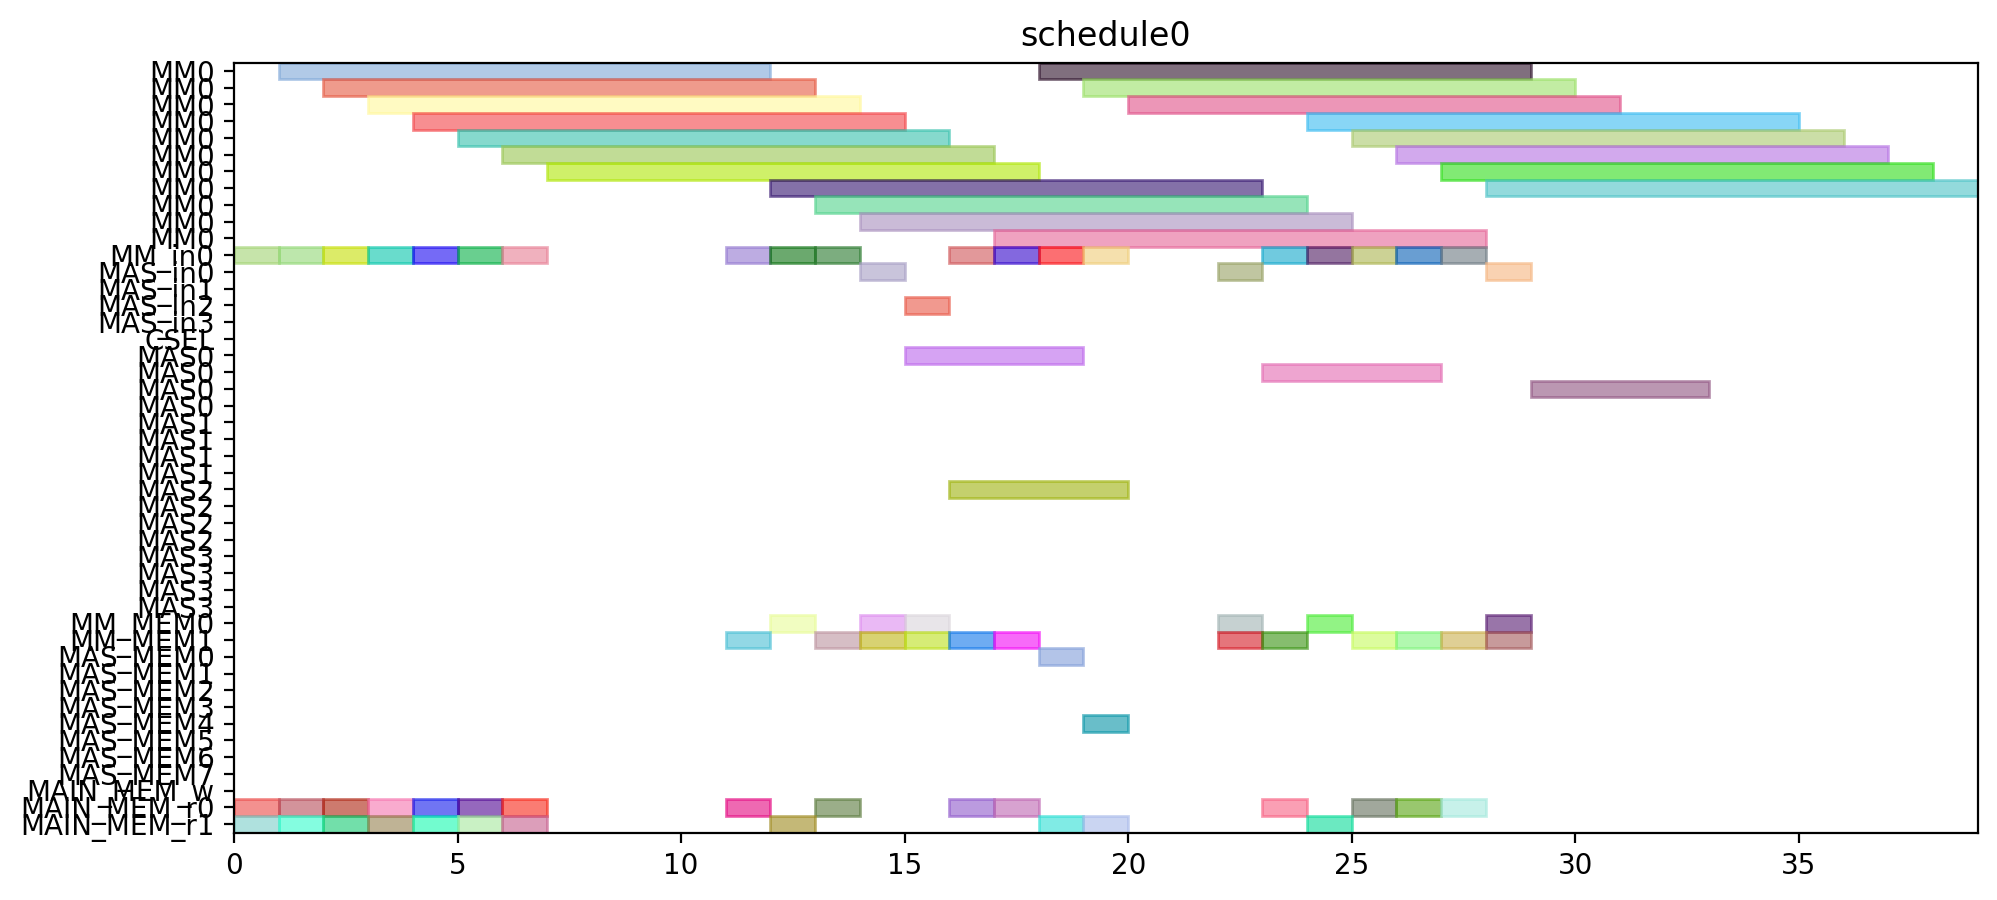

Write Python code to recreate this figure.
from pyschedule import Scenario, solvers, plotters, alt


def solve():
	horizon = 120
	S = Scenario("schedule0", horizon=horizon)

	# resource
	MM = S.Resources('MM', num=1, size=11)
	MM_in = S.Resources('MM_in', num=1)
	MAS_in = S.Resources('MAS_in', num=4)
	CSEL = S.Resource('CSEL')
	MAS = S.Resources('MAS', num=4, size=4, periods=range(1, horizon))
	MM_MEM = S.Resources('MM_MEM', num=2)
	MAS_MEM = S.Resources('MAS_MEM', num=8)
	MAIN_MEM_w = S.Resource('MAIN_MEM_w', size=1)
	MAIN_MEM_r = S.Resources('MAIN_MEM_r', num=2)

	# result of previous scheduling

	# new tasks
	Z_exp2 = S.Task('Z_exp2', length=11, delay_cost=1)
	Z_exp2 += alt(MM)
	Z_exp2_in = S.Task('Z_exp2_in', length=1, delay_cost=1)
	Z_exp2_in += alt(MM_in)
	S += Z_exp2_in*MM_in[0]<=Z_exp2*MM[0]
	Z_exp2_mem0 = S.Task('Z_exp2_mem0', length=1, delay_cost=1)
	Z_exp2_mem0 += MAIN_MEM_r[0]
	S += Z_exp2_mem0 <= Z_exp2

	Z_exp2_mem1 = S.Task('Z_exp2_mem1', length=1, delay_cost=1)
	Z_exp2_mem1 += MAIN_MEM_r[1]
	S += Z_exp2_mem1 <= Z_exp2

	NX0 = S.Task('NX0', length=11, delay_cost=1)
	NX0 += alt(MM)
	NX0_in = S.Task('NX0_in', length=1, delay_cost=1)
	NX0_in += alt(MM_in)
	S += NX0_in*MM_in[0]<=NX0*MM[0]
	NX0_mem0 = S.Task('NX0_mem0', length=1, delay_cost=1)
	NX0_mem0 += MAIN_MEM_r[0]
	S += NX0_mem0 <= NX0

	NX0_mem1 = S.Task('NX0_mem1', length=1, delay_cost=1)
	NX0_mem1 += MAIN_MEM_r[1]
	S += NX0_mem1 <= NX0

	k0_10_Z1 = S.Task('k0_10_Z1', length=11, delay_cost=1)
	k0_10_Z1 += alt(MM)
	k0_10_Z1_in = S.Task('k0_10_Z1_in', length=1, delay_cost=1)
	k0_10_Z1_in += alt(MM_in)
	S += k0_10_Z1_in*MM_in[0]<=k0_10_Z1*MM[0]
	k0_10_Z1_mem0 = S.Task('k0_10_Z1_mem0', length=1, delay_cost=1)
	k0_10_Z1_mem0 += MAIN_MEM_r[0]
	S += k0_10_Z1_mem0 <= k0_10_Z1

	k0_10_Z1_mem1 = S.Task('k0_10_Z1_mem1', length=1, delay_cost=1)
	k0_10_Z1_mem1 += MAIN_MEM_r[1]
	S += k0_10_Z1_mem1 <= k0_10_Z1

	DX0 = S.Task('DX0', length=11, delay_cost=1)
	DX0 += alt(MM)
	DX0_in = S.Task('DX0_in', length=1, delay_cost=1)
	DX0_in += alt(MM_in)
	S += DX0_in*MM_in[0]<=DX0*MM[0]
	DX0_mem0 = S.Task('DX0_mem0', length=1, delay_cost=1)
	DX0_mem0 += MAIN_MEM_r[0]
	S += DX0_mem0 <= DX0

	DX0_mem1 = S.Task('DX0_mem1', length=1, delay_cost=1)
	DX0_mem1 += MAIN_MEM_r[1]
	S += DX0_mem1 <= DX0

	NY0 = S.Task('NY0', length=11, delay_cost=1)
	NY0 += alt(MM)
	NY0_in = S.Task('NY0_in', length=1, delay_cost=1)
	NY0_in += alt(MM_in)
	S += NY0_in*MM_in[0]<=NY0*MM[0]
	NY0_mem0 = S.Task('NY0_mem0', length=1, delay_cost=1)
	NY0_mem0 += MAIN_MEM_r[0]
	S += NY0_mem0 <= NY0

	NY0_mem1 = S.Task('NY0_mem1', length=1, delay_cost=1)
	NY0_mem1 += MAIN_MEM_r[1]
	S += NY0_mem1 <= NY0

	k2_14_Z1 = S.Task('k2_14_Z1', length=11, delay_cost=1)
	k2_14_Z1 += alt(MM)
	k2_14_Z1_in = S.Task('k2_14_Z1_in', length=1, delay_cost=1)
	k2_14_Z1_in += alt(MM_in)
	S += k2_14_Z1_in*MM_in[0]<=k2_14_Z1*MM[0]
	k2_14_Z1_mem0 = S.Task('k2_14_Z1_mem0', length=1, delay_cost=1)
	k2_14_Z1_mem0 += MAIN_MEM_r[0]
	S += k2_14_Z1_mem0 <= k2_14_Z1

	k2_14_Z1_mem1 = S.Task('k2_14_Z1_mem1', length=1, delay_cost=1)
	k2_14_Z1_mem1 += MAIN_MEM_r[1]
	S += k2_14_Z1_mem1 <= k2_14_Z1

	DY0 = S.Task('DY0', length=11, delay_cost=1)
	DY0 += alt(MM)
	DY0_in = S.Task('DY0_in', length=1, delay_cost=1)
	DY0_in += alt(MM_in)
	S += DY0_in*MM_in[0]<=DY0*MM[0]
	DY0_mem0 = S.Task('DY0_mem0', length=1, delay_cost=1)
	DY0_mem0 += MAIN_MEM_r[0]
	S += DY0_mem0 <= DY0

	DY0_mem1 = S.Task('DY0_mem1', length=1, delay_cost=1)
	DY0_mem1 += MAIN_MEM_r[1]
	S += DY0_mem1 <= DY0

	Z_exp3 = S.Task('Z_exp3', length=11, delay_cost=1)
	Z_exp3 += alt(MM)
	Z_exp3_in = S.Task('Z_exp3_in', length=1, delay_cost=1)
	Z_exp3_in += alt(MM_in)
	S += Z_exp3_in*MM_in[0]<=Z_exp3*MM[0]
	Z_exp3_mem0 = S.Task('Z_exp3_mem0', length=1, delay_cost=1)
	Z_exp3_mem0 += alt(MM_MEM)
	S += (Z_exp2*MM[0])-1 < Z_exp3_mem0*MM_MEM[0]
	S += Z_exp3_mem0 <= Z_exp3

	Z_exp3_mem1 = S.Task('Z_exp3_mem1', length=1, delay_cost=1)
	Z_exp3_mem1 += MAIN_MEM_r[1]
	S += Z_exp3_mem1 <= Z_exp3

	NX1_ = S.Task('NX1_', length=4, delay_cost=1)
	NX1_ += alt(MAS)
	NX1__in = S.Task('NX1__in', length=1, delay_cost=1)
	NX1__in += alt(MAS_in)
	S += NX1__in*MAS_in[0]<=NX1_*MAS[0]

	S += NX1__in*MAS_in[1]<=NX1_*MAS[1]

	S += NX1__in*MAS_in[2]<=NX1_*MAS[2]

	S += NX1__in*MAS_in[3]<=NX1_*MAS[3]

	NX1__mem0 = S.Task('NX1__mem0', length=1, delay_cost=1)
	NX1__mem0 += alt(MM_MEM)
	S += (NX0*MM[0])-1 < NX1__mem0*MM_MEM[0]
	S += NX1__mem0 <= NX1_

	NX1__mem1 = S.Task('NX1__mem1', length=1, delay_cost=1)
	NX1__mem1 += alt(MM_MEM)
	S += (k0_10_Z1*MM[0])-1 < NX1__mem1*MM_MEM[1]
	S += NX1__mem1 <= NX1_

	k0_9_Z2 = S.Task('k0_9_Z2', length=11, delay_cost=1)
	k0_9_Z2 += alt(MM)
	k0_9_Z2_in = S.Task('k0_9_Z2_in', length=1, delay_cost=1)
	k0_9_Z2_in += alt(MM_in)
	S += k0_9_Z2_in*MM_in[0]<=k0_9_Z2*MM[0]
	k0_9_Z2_mem0 = S.Task('k0_9_Z2_mem0', length=1, delay_cost=1)
	k0_9_Z2_mem0 += MAIN_MEM_r[0]
	S += k0_9_Z2_mem0 <= k0_9_Z2

	k0_9_Z2_mem1 = S.Task('k0_9_Z2_mem1', length=1, delay_cost=1)
	k0_9_Z2_mem1 += alt(MM_MEM)
	S += (Z_exp2*MM[0])-1 < k0_9_Z2_mem1*MM_MEM[1]
	S += k0_9_Z2_mem1 <= k0_9_Z2

	k1_9_Z2 = S.Task('k1_9_Z2', length=11, delay_cost=1)
	k1_9_Z2 += alt(MM)
	k1_9_Z2_in = S.Task('k1_9_Z2_in', length=1, delay_cost=1)
	k1_9_Z2_in += alt(MM_in)
	S += k1_9_Z2_in*MM_in[0]<=k1_9_Z2*MM[0]
	k1_9_Z2_mem0 = S.Task('k1_9_Z2_mem0', length=1, delay_cost=1)
	k1_9_Z2_mem0 += MAIN_MEM_r[0]
	S += k1_9_Z2_mem0 <= k1_9_Z2

	k1_9_Z2_mem1 = S.Task('k1_9_Z2_mem1', length=1, delay_cost=1)
	k1_9_Z2_mem1 += alt(MM_MEM)
	S += (Z_exp2*MM[0])-1 < k1_9_Z2_mem1*MM_MEM[1]
	S += k1_9_Z2_mem1 <= k1_9_Z2

	NY1_ = S.Task('NY1_', length=4, delay_cost=1)
	NY1_ += alt(MAS)
	NY1__in = S.Task('NY1__in', length=1, delay_cost=1)
	NY1__in += alt(MAS_in)
	S += NY1__in*MAS_in[0]<=NY1_*MAS[0]

	S += NY1__in*MAS_in[1]<=NY1_*MAS[1]

	S += NY1__in*MAS_in[2]<=NY1_*MAS[2]

	S += NY1__in*MAS_in[3]<=NY1_*MAS[3]

	NY1__mem0 = S.Task('NY1__mem0', length=1, delay_cost=1)
	NY1__mem0 += alt(MM_MEM)
	S += (NY0*MM[0])-1 < NY1__mem0*MM_MEM[0]
	S += NY1__mem0 <= NY1_

	NY1__mem1 = S.Task('NY1__mem1', length=1, delay_cost=1)
	NY1__mem1 += alt(MM_MEM)
	S += (k2_14_Z1*MM[0])-1 < NY1__mem1*MM_MEM[1]
	S += NY1__mem1 <= NY1_

	k2_13_Z2 = S.Task('k2_13_Z2', length=11, delay_cost=1)
	k2_13_Z2 += alt(MM)
	k2_13_Z2_in = S.Task('k2_13_Z2_in', length=1, delay_cost=1)
	k2_13_Z2_in += alt(MM_in)
	S += k2_13_Z2_in*MM_in[0]<=k2_13_Z2*MM[0]
	k2_13_Z2_mem0 = S.Task('k2_13_Z2_mem0', length=1, delay_cost=1)
	k2_13_Z2_mem0 += MAIN_MEM_r[0]
	S += k2_13_Z2_mem0 <= k2_13_Z2

	k2_13_Z2_mem1 = S.Task('k2_13_Z2_mem1', length=1, delay_cost=1)
	k2_13_Z2_mem1 += alt(MM_MEM)
	S += (Z_exp2*MM[0])-1 < k2_13_Z2_mem1*MM_MEM[1]
	S += k2_13_Z2_mem1 <= k2_13_Z2

	k3_14_Z2 = S.Task('k3_14_Z2', length=11, delay_cost=1)
	k3_14_Z2 += alt(MM)
	k3_14_Z2_in = S.Task('k3_14_Z2_in', length=1, delay_cost=1)
	k3_14_Z2_in += alt(MM_in)
	S += k3_14_Z2_in*MM_in[0]<=k3_14_Z2*MM[0]
	k3_14_Z2_mem0 = S.Task('k3_14_Z2_mem0', length=1, delay_cost=1)
	k3_14_Z2_mem0 += MAIN_MEM_r[0]
	S += k3_14_Z2_mem0 <= k3_14_Z2

	k3_14_Z2_mem1 = S.Task('k3_14_Z2_mem1', length=1, delay_cost=1)
	k3_14_Z2_mem1 += alt(MM_MEM)
	S += (Z_exp2*MM[0])-1 < k3_14_Z2_mem1*MM_MEM[1]
	S += k3_14_Z2_mem1 <= k3_14_Z2

	Z_exp4 = S.Task('Z_exp4', length=11, delay_cost=1)
	Z_exp4 += alt(MM)
	Z_exp4_in = S.Task('Z_exp4_in', length=1, delay_cost=1)
	Z_exp4_in += alt(MM_in)
	S += Z_exp4_in*MM_in[0]<=Z_exp4*MM[0]
	Z_exp4_mem0 = S.Task('Z_exp4_mem0', length=1, delay_cost=1)
	Z_exp4_mem0 += alt(MM_MEM)
	S += (Z_exp3*MM[0])-1 < Z_exp4_mem0*MM_MEM[0]
	S += Z_exp4_mem0 <= Z_exp4

	Z_exp4_mem1 = S.Task('Z_exp4_mem1', length=1, delay_cost=1)
	Z_exp4_mem1 += MAIN_MEM_r[1]
	S += Z_exp4_mem1 <= Z_exp4

	NX1 = S.Task('NX1', length=11, delay_cost=1)
	NX1 += alt(MM)
	NX1_in = S.Task('NX1_in', length=1, delay_cost=1)
	NX1_in += alt(MM_in)
	S += NX1_in*MM_in[0]<=NX1*MM[0]
	NX1_mem0 = S.Task('NX1_mem0', length=1, delay_cost=1)
	NX1_mem0 += alt(MAS_MEM)
	S += (NX1_*MAS[0])-1 < NX1_mem0*MAS_MEM[0]
	S += (NX1_*MAS[1])-1 < NX1_mem0*MAS_MEM[2]
	S += (NX1_*MAS[2])-1 < NX1_mem0*MAS_MEM[4]
	S += (NX1_*MAS[3])-1 < NX1_mem0*MAS_MEM[6]
	S += NX1_mem0 <= NX1

	NX1_mem1 = S.Task('NX1_mem1', length=1, delay_cost=1)
	NX1_mem1 += MAIN_MEM_r[1]
	S += NX1_mem1 <= NX1

	k0_8_Z3 = S.Task('k0_8_Z3', length=11, delay_cost=1)
	k0_8_Z3 += alt(MM)
	k0_8_Z3_in = S.Task('k0_8_Z3_in', length=1, delay_cost=1)
	k0_8_Z3_in += alt(MM_in)
	S += k0_8_Z3_in*MM_in[0]<=k0_8_Z3*MM[0]
	k0_8_Z3_mem0 = S.Task('k0_8_Z3_mem0', length=1, delay_cost=1)
	k0_8_Z3_mem0 += MAIN_MEM_r[0]
	S += k0_8_Z3_mem0 <= k0_8_Z3

	k0_8_Z3_mem1 = S.Task('k0_8_Z3_mem1', length=1, delay_cost=1)
	k0_8_Z3_mem1 += alt(MM_MEM)
	S += (Z_exp3*MM[0])-1 < k0_8_Z3_mem1*MM_MEM[1]
	S += k0_8_Z3_mem1 <= k0_8_Z3

	DX1_ = S.Task('DX1_', length=4, delay_cost=1)
	DX1_ += alt(MAS)
	DX1__in = S.Task('DX1__in', length=1, delay_cost=1)
	DX1__in += alt(MAS_in)
	S += DX1__in*MAS_in[0]<=DX1_*MAS[0]

	S += DX1__in*MAS_in[1]<=DX1_*MAS[1]

	S += DX1__in*MAS_in[2]<=DX1_*MAS[2]

	S += DX1__in*MAS_in[3]<=DX1_*MAS[3]

	DX1__mem0 = S.Task('DX1__mem0', length=1, delay_cost=1)
	DX1__mem0 += alt(MM_MEM)
	S += (DX0*MM[0])-1 < DX1__mem0*MM_MEM[0]
	S += DX1__mem0 <= DX1_

	DX1__mem1 = S.Task('DX1__mem1', length=1, delay_cost=1)
	DX1__mem1 += alt(MM_MEM)
	S += (k1_9_Z2*MM[0])-1 < DX1__mem1*MM_MEM[1]
	S += DX1__mem1 <= DX1_

	k1_8_Z3 = S.Task('k1_8_Z3', length=11, delay_cost=1)
	k1_8_Z3 += alt(MM)
	k1_8_Z3_in = S.Task('k1_8_Z3_in', length=1, delay_cost=1)
	k1_8_Z3_in += alt(MM_in)
	S += k1_8_Z3_in*MM_in[0]<=k1_8_Z3*MM[0]
	k1_8_Z3_mem0 = S.Task('k1_8_Z3_mem0', length=1, delay_cost=1)
	k1_8_Z3_mem0 += MAIN_MEM_r[0]
	S += k1_8_Z3_mem0 <= k1_8_Z3

	k1_8_Z3_mem1 = S.Task('k1_8_Z3_mem1', length=1, delay_cost=1)
	k1_8_Z3_mem1 += alt(MM_MEM)
	S += (Z_exp3*MM[0])-1 < k1_8_Z3_mem1*MM_MEM[1]
	S += k1_8_Z3_mem1 <= k1_8_Z3

	NY1 = S.Task('NY1', length=11, delay_cost=1)
	NY1 += alt(MM)
	NY1_in = S.Task('NY1_in', length=1, delay_cost=1)
	NY1_in += alt(MM_in)
	S += NY1_in*MM_in[0]<=NY1*MM[0]
	NY1_mem0 = S.Task('NY1_mem0', length=1, delay_cost=1)
	NY1_mem0 += alt(MAS_MEM)
	S += (NY1_*MAS[0])-1 < NY1_mem0*MAS_MEM[0]
	S += (NY1_*MAS[1])-1 < NY1_mem0*MAS_MEM[2]
	S += (NY1_*MAS[2])-1 < NY1_mem0*MAS_MEM[4]
	S += (NY1_*MAS[3])-1 < NY1_mem0*MAS_MEM[6]
	S += NY1_mem0 <= NY1

	NY1_mem1 = S.Task('NY1_mem1', length=1, delay_cost=1)
	NY1_mem1 += MAIN_MEM_r[1]
	S += NY1_mem1 <= NY1

	k2_12_Z3 = S.Task('k2_12_Z3', length=11, delay_cost=1)
	k2_12_Z3 += alt(MM)
	k2_12_Z3_in = S.Task('k2_12_Z3_in', length=1, delay_cost=1)
	k2_12_Z3_in += alt(MM_in)
	S += k2_12_Z3_in*MM_in[0]<=k2_12_Z3*MM[0]
	k2_12_Z3_mem0 = S.Task('k2_12_Z3_mem0', length=1, delay_cost=1)
	k2_12_Z3_mem0 += MAIN_MEM_r[0]
	S += k2_12_Z3_mem0 <= k2_12_Z3

	k2_12_Z3_mem1 = S.Task('k2_12_Z3_mem1', length=1, delay_cost=1)
	k2_12_Z3_mem1 += alt(MM_MEM)
	S += (Z_exp3*MM[0])-1 < k2_12_Z3_mem1*MM_MEM[1]
	S += k2_12_Z3_mem1 <= k2_12_Z3

	DY1_ = S.Task('DY1_', length=4, delay_cost=1)
	DY1_ += alt(MAS)
	DY1__in = S.Task('DY1__in', length=1, delay_cost=1)
	DY1__in += alt(MAS_in)
	S += DY1__in*MAS_in[0]<=DY1_*MAS[0]

	S += DY1__in*MAS_in[1]<=DY1_*MAS[1]

	S += DY1__in*MAS_in[2]<=DY1_*MAS[2]

	S += DY1__in*MAS_in[3]<=DY1_*MAS[3]

	DY1__mem0 = S.Task('DY1__mem0', length=1, delay_cost=1)
	DY1__mem0 += alt(MM_MEM)
	S += (DY0*MM[0])-1 < DY1__mem0*MM_MEM[0]
	S += DY1__mem0 <= DY1_

	DY1__mem1 = S.Task('DY1__mem1', length=1, delay_cost=1)
	DY1__mem1 += alt(MM_MEM)
	S += (k3_14_Z2*MM[0])-1 < DY1__mem1*MM_MEM[1]
	S += DY1__mem1 <= DY1_

	k3_13_Z3 = S.Task('k3_13_Z3', length=11, delay_cost=1)
	k3_13_Z3 += alt(MM)
	k3_13_Z3_in = S.Task('k3_13_Z3_in', length=1, delay_cost=1)
	k3_13_Z3_in += alt(MM_in)
	S += k3_13_Z3_in*MM_in[0]<=k3_13_Z3*MM[0]
	k3_13_Z3_mem0 = S.Task('k3_13_Z3_mem0', length=1, delay_cost=1)
	k3_13_Z3_mem0 += MAIN_MEM_r[0]
	S += k3_13_Z3_mem0 <= k3_13_Z3

	k3_13_Z3_mem1 = S.Task('k3_13_Z3_mem1', length=1, delay_cost=1)
	k3_13_Z3_mem1 += alt(MM_MEM)
	S += (Z_exp3*MM[0])-1 < k3_13_Z3_mem1*MM_MEM[1]
	S += k3_13_Z3_mem1 <= k3_13_Z3

	solvers.mip.solve(S,msg=1,kind='CPLEX',ratio_gap=1.01)

	solution = [['hoge']*len(S.solution()[1]) for i in range(len(S.solution()))]
	for i in range(len(S.solution())):
		for j in range(len(S.solution()[i])):
			solution[i][j]=str(S.solution()[i][j])
	print(solution)

	cycles = int(solution[-1][3])

	pic_file_name = "/mnt/rose/usr1/fukuda/ABE/multiRAM_multiMAS_16mux/scheduling_result/stage11MM1_stage4MAS4/ISOGENY/schedule0.png"
	if(S.solution() != []):
		plotters.matplotlib.plot(S,img_filename=pic_file_name, show_task_labels=False, fig_size=(cycles*0.25+3, 5))

	return solution
